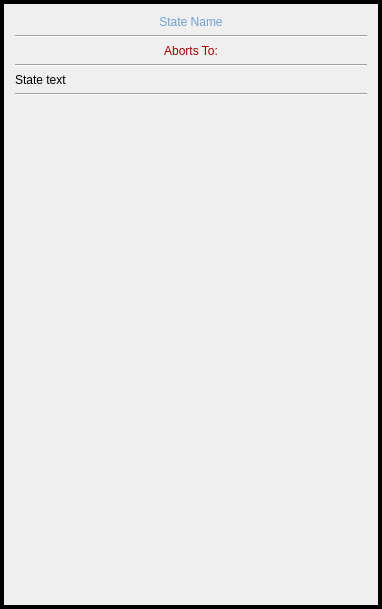
<?xml version="1.0" encoding="UTF-8"?>
<ui version="4.0">
 <class>currentStateFrame</class>
 <widget class="QFrame" name="currentStateFrame">
  <property name="geometry">
   <rect>
    <x>0</x>
    <y>0</y>
    <width>382</width>
    <height>609</height>
   </rect>
  </property>
  <property name="sizePolicy">
   <sizepolicy hsizetype="Preferred" vsizetype="Preferred">
    <horstretch>0</horstretch>
    <verstretch>0</verstretch>
   </sizepolicy>
  </property>
  <property name="frameShape">
   <enum>QFrame::Box</enum>
  </property>
  <property name="frameShadow">
   <enum>QFrame::Plain</enum>
  </property>
  <property name="lineWidth">
   <number>4</number>
  </property>
  <layout class="QVBoxLayout" name="verticalLayout_4">
   <item>
    <layout class="QVBoxLayout" name="verticalLayout_3">
     <item>
      <widget class="QLabel" name="nameLabel">
       <property name="sizePolicy">
        <sizepolicy hsizetype="Expanding" vsizetype="Preferred">
         <horstretch>0</horstretch>
         <verstretch>0</verstretch>
        </sizepolicy>
       </property>
       <property name="styleSheet">
        <string notr="true">color: rgb(114, 159, 207);
    font: 16pt &quot;Ubuntu&quot;;</string>
       </property>
       <property name="text">
        <string>State Name</string>
       </property>
       <property name="alignment">
        <set>Qt::AlignCenter</set>
       </property>
      </widget>
     </item>
     <item>
      <widget class="Line" name="line">
       <property name="orientation">
        <enum>Qt::Horizontal</enum>
       </property>
      </widget>
     </item>
     <item>
      <widget class="QLabel" name="abortsToLabel">
       <property name="sizePolicy">
        <sizepolicy hsizetype="Expanding" vsizetype="Preferred">
         <horstretch>0</horstretch>
         <verstretch>0</verstretch>
        </sizepolicy>
       </property>
       <property name="styleSheet">
        <string notr="true">color: rgb(164, 0, 0);
    font: 63 11pt &quot;FreeSans&quot;;</string>
       </property>
       <property name="text">
        <string>Aborts To:</string>
       </property>
       <property name="alignment">
        <set>Qt::AlignCenter</set>
       </property>
      </widget>
     </item>
     <item>
      <widget class="Line" name="line_2">
       <property name="orientation">
        <enum>Qt::Horizontal</enum>
       </property>
      </widget>
     </item>
     <item>
      <widget class="QLabel" name="descriptionLabel">
       <property name="sizePolicy">
        <sizepolicy hsizetype="Expanding" vsizetype="Preferred">
         <horstretch>0</horstretch>
         <verstretch>0</verstretch>
        </sizepolicy>
       </property>
       <property name="text">
        <string>State text</string>
       </property>
       <property name="alignment">
        <set>Qt::AlignJustify|Qt::AlignVCenter</set>
       </property>
       <property name="wordWrap">
        <bool>true</bool>
       </property>
      </widget>
     </item>
     <item>
      <widget class="Line" name="line_3">
       <property name="orientation">
        <enum>Qt::Horizontal</enum>
       </property>
      </widget>
     </item>
     <item>
      <spacer name="verticalSpacer">
       <property name="orientation">
        <enum>Qt::Vertical</enum>
       </property>
       <property name="sizeType">
        <enum>QSizePolicy::Preferred</enum>
       </property>
       <property name="sizeHint" stdset="0">
        <size>
         <width>20</width>
         <height>40</height>
        </size>
       </property>
      </spacer>
     </item>
     <item>
      <layout class="QHBoxLayout" name="horizontalLayout_2">
       <item>
        <spacer name="horizontalSpacer">
         <property name="orientation">
          <enum>Qt::Horizontal</enum>
         </property>
         <property name="sizeType">
          <enum>QSizePolicy::Preferred</enum>
         </property>
         <property name="sizeHint" stdset="0">
          <size>
           <width>40</width>
           <height>20</height>
          </size>
         </property>
        </spacer>
       </item>
       <item>
        <widget class="QWidget" name="actionsWidget" native="true">
         <property name="sizePolicy">
          <sizepolicy hsizetype="Expanding" vsizetype="Preferred">
           <horstretch>0</horstretch>
           <verstretch>0</verstretch>
          </sizepolicy>
         </property>
        </widget>
       </item>
       <item>
        <spacer name="horizontalSpacer_2">
         <property name="orientation">
          <enum>Qt::Horizontal</enum>
         </property>
         <property name="sizeType">
          <enum>QSizePolicy::Preferred</enum>
         </property>
         <property name="sizeHint" stdset="0">
          <size>
           <width>40</width>
           <height>20</height>
          </size>
         </property>
        </spacer>
       </item>
      </layout>
     </item>
     <item>
      <spacer name="verticalSpacer_2">
       <property name="orientation">
        <enum>Qt::Vertical</enum>
       </property>
       <property name="sizeType">
        <enum>QSizePolicy::Expanding</enum>
       </property>
       <property name="sizeHint" stdset="0">
        <size>
         <width>20</width>
         <height>40</height>
        </size>
       </property>
      </spacer>
     </item>
    </layout>
   </item>
  </layout>
 </widget>
 <resources/>
 <connections/>
</ui>
